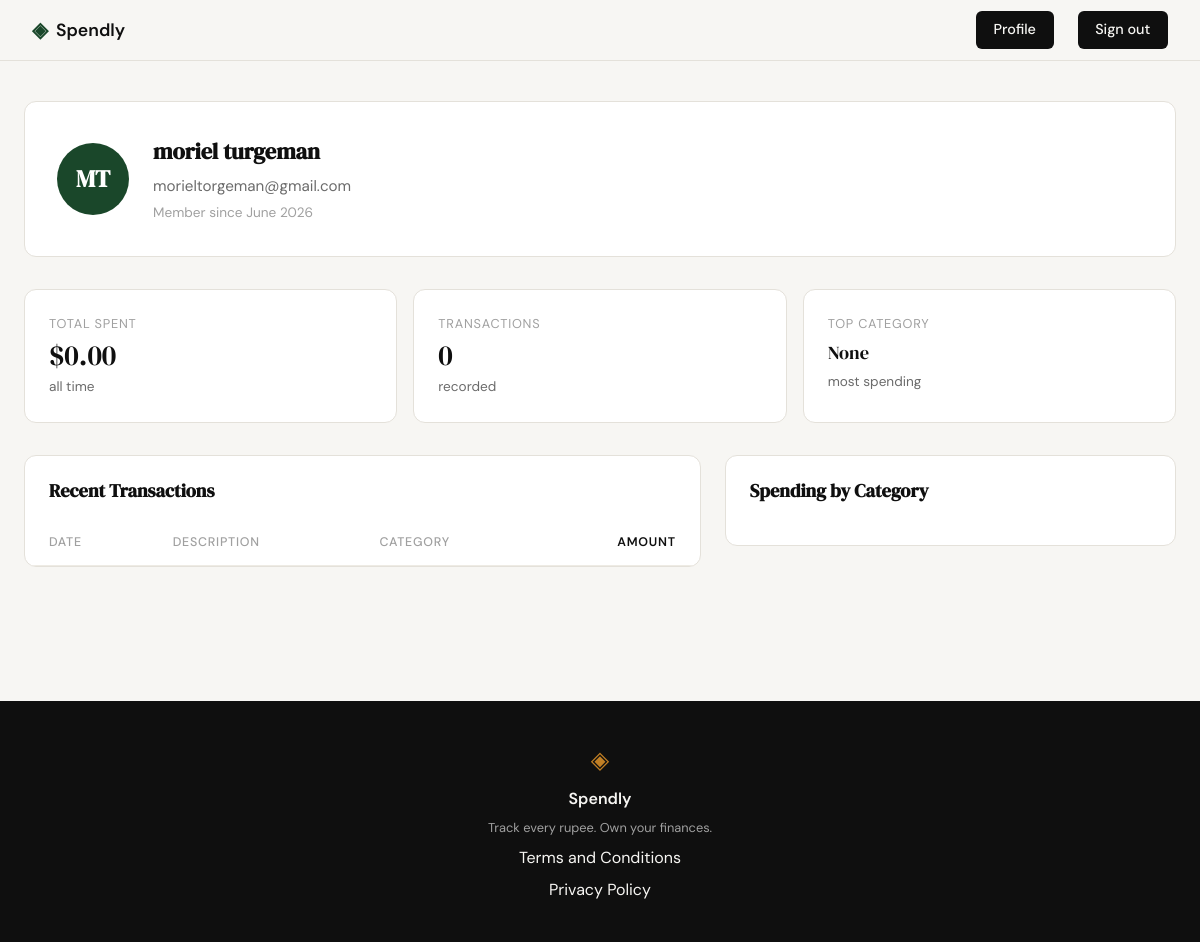
The app's page /profile (signed in), older data.
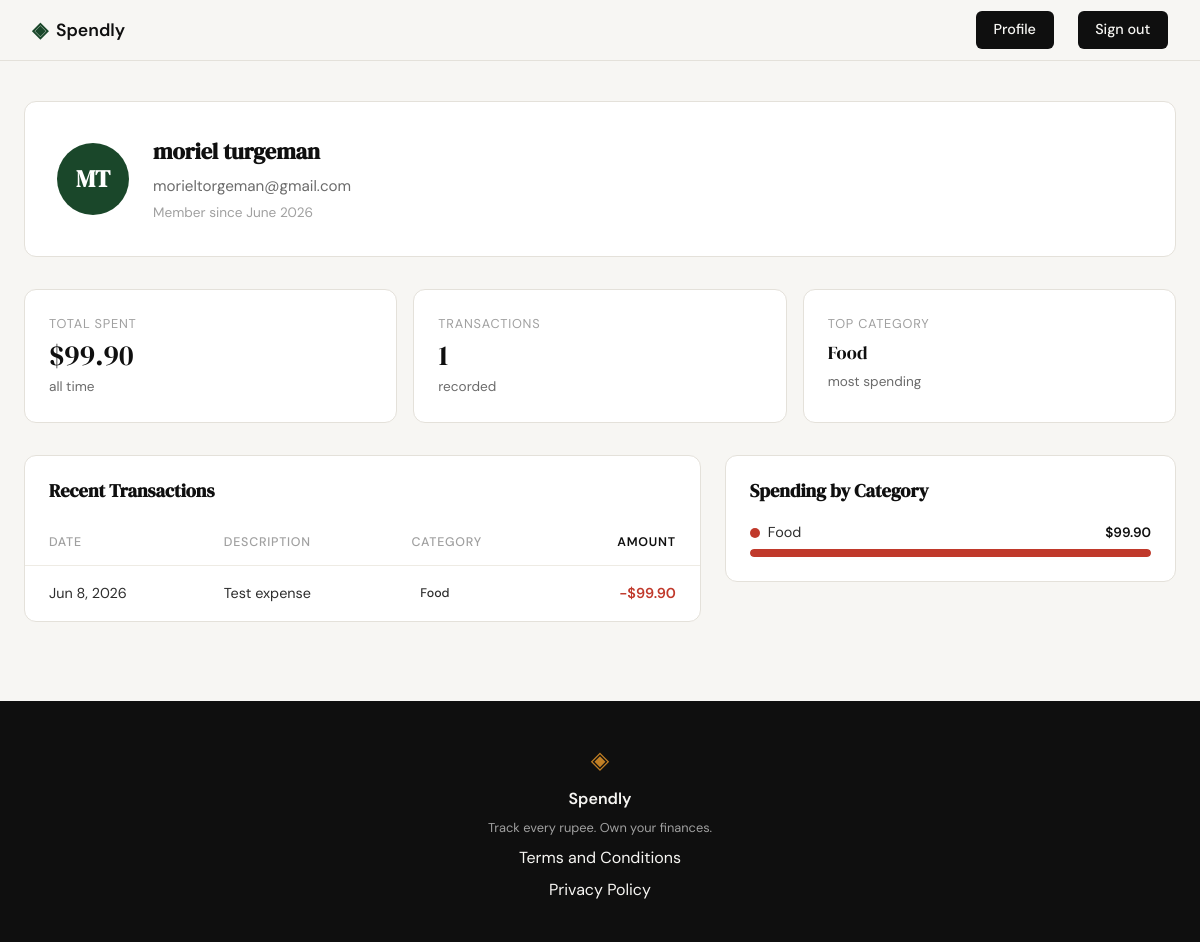
The same page, newer data.
### tables this page shows
CREATE TABLE users (
            id            INTEGER PRIMARY KEY AUTOINCREMENT,
            name          TEXT    NOT NULL,
            email         TEXT    UNIQUE NOT NULL,
            password_hash TEXT    NOT NULL,
            created_at    TEXT    DEFAULT (datetime('now'))
        );

CREATE TABLE expenses (
            id          INTEGER PRIMARY KEY AUTOINCREMENT,
            user_id     INTEGER NOT NULL REFERENCES users(id),
            amount      REAL    NOT NULL,
            category    TEXT    NOT NULL,
            date        TEXT    NOT NULL,
            description TEXT,
            created_at  TEXT    DEFAULT (datetime('now'))
        );

### app.py (the view)
@app.route("/profile")
def profile():
    if not session.get("user_id"):
        return redirect(url_for("login"))
    user_row = get_user_by_id(session["user_id"])
    if user_row is None:
        abort(404)
    created_dt = datetime.strptime(user_row["created_at"][:10], "%Y-%m-%d")
    member_since = created_dt.strftime("%B %Y")
    initials = "".join(p[0].upper() for p in user_row["name"].split()[:2])
    user = {
        "name": user_row["name"],
        "email": user_row["email"],
        "initials": initials,
        "member_since": member_since,
    }
    stats_raw = get_expense_stats(session["user_id"])
    stats = {
        "total_spent": "${:,.2f}".format(stats_raw["total_spent"]),
        "transaction_count": stats_raw["transaction_count"],
        "top_category": stats_raw["top_category"],
    }
    rows = get_recent_expenses(session["user_id"])
    transactions = [
        {
            "date": datetime.strptime(row["date"], "%Y-%m-%d").strftime("%b %-d, %Y"),
            "description": row["description"] or "",
            "category": row["category"],
            "amount": "-${:,.2f}".format(row["amount"]),
        }
        for row in rows
    ]
    cats_raw = get_category_totals(session["user_id"])
    categories = [
        {
            "name": cat["name"],
            "total": "${:,.2f}".format(cat["total"]),
            "pct": cat["pct"],
            "cls": "cat-{}".format(i + 1),
        }
        for i, cat in enumerate(cats_raw[:5])
    ]
    return render_template("profile.html", user=user, stats=stats,
                           transactions=transactions, categories=categories)

### database/db.py (called while the page is built)
def get_db():
    conn = sqlite3.connect(DB_PATH)
    conn.row_factory = sqlite3.Row
    conn.execute("PRAGMA foreign_keys = ON")
    return conn

def get_user_by_id(user_id):
    conn = get_db()
    try:
        return conn.execute(
            "SELECT * FROM users WHERE id = ?", (user_id,)
        ).fetchone()
    finally:
        conn.close()

def get_recent_expenses(user_id, limit=5):
    conn = get_db()
    try:
        return conn.execute(
            "SELECT id, amount, category, date, description FROM expenses"
            " WHERE user_id = ? ORDER BY date DESC LIMIT ?",
            (user_id, limit),
        ).fetchall()
    finally:
        conn.close()

def get_expense_stats(user_id):
    conn = get_db()
    try:
        row = conn.execute(
            "SELECT COALESCE(SUM(amount), 0.0) as total, COUNT(*) as cnt FROM expenses WHERE user_id = ?",
            (user_id,),
        ).fetchone()
        total_spent = float(row["total"])
        transaction_count = int(row["cnt"])
        top_row = conn.execute(
            "SELECT category FROM expenses WHERE user_id = ? GROUP BY category ORDER BY SUM(amount) DESC LIMIT 1",
            (user_id,),
        ).fetchone()
        top_category = top_row["category"] if top_row else None
        return {"total_spent": total_spent, "transaction_count": transaction_count, "top_category": top_category}
    finally:
        conn.close()

def get_category_totals(user_id):
    conn = get_db()
    try:
        rows = conn.execute(
            "SELECT category, SUM(amount) as total FROM expenses WHERE user_id = ? GROUP BY category ORDER BY total DESC",
            (user_id,),
        ).fetchall()
        if not rows:
            return []
        grand_total = sum(float(row["total"]) for row in rows)
        result = []
        for row in rows:
            row_total = float(row["total"])
            pct = int(round(row_total / grand_total * 100)) if grand_total else 0
            result.append({"name": row["category"], "total": row_total, "pct": pct})
        return result
    finally:
        conn.close()

### templates/profile.html (shortened to what this page needs)
{% extends "base.html" %}
{% block head %}
<link rel="stylesheet" href="{{ url_for('static', filename='css/profile.css') }}">
{% endblock %}
{% block content %}
<div class="profile-wrapper">
  <div class="user-card">
    <div class="user-avatar">{{ user.initials }}</div>
    <div class="user-info">
      <h2>{{ user.name }}</h2>
      <p class="user-email">{{ user.email }}</p>
      <p class="user-since">Member since {{ user.member_since }}</p>
    </div>
  </div>
  <div class="stats-row">
    <div class="stat-box">
      <span class="stat-label">Total Spent</span>
      <span class="stat-value">{{ stats.total_spent }}</span>
      <span class="stat-sub">all time</span>
    </div>
    <div class="stat-box">
      <span class="stat-label">Transactions</span>
      <span class="stat-value">{{ stats.transaction_count }}</span>
      <span class="stat-sub">recorded</span>
    </div>
    <div class="stat-box">
      <span class="stat-label">Top Category</span>
      <span class="stat-value stat-value--text">{{ stats.top_category }}</span>
      <span class="stat-sub">most spending</span>
    </div>
  </div>
  <div class="bottom-grid">
    <div class="transactions-card">
      <h3 class="section-heading">Recent Transactions</h3>
      <table class="transactions-table">
        <thead>
          <tr>
            <th>Date</th>
            <th>Description</th>
            <th>Category</th>
            <th class="col-amount">Amount</th>
          </tr>
        </thead>
        <tbody>
          {% for tx in transactions %}
          <tr>
            <td>{{ tx.date }}</td>
            <td>{{ tx.description }}</td>
            <td>
              <span class="badge badge-{{ tx.category | lower | replace(' ', '-') | replace('&', '') | replace('--', '-') }}">
                {{ tx.category }}
              </span>
            </td>
            <td class="col-amount tx-amount">{{ tx.amount }}</td>
          </tr>
          {% endfor %}
        </tbody>
      </table>
    </div>
    <div class="categories-card">
      <h3 class="section-heading">Spending by Category</h3>
      <div class="category-list">
        {% for cat in categories %}
        <div class="category-row {{ cat.cls }}">
          <div class="category-meta">
            <div class="category-dot-name">
              <span class="category-dot"></span>
              <span class="category-name">{{ cat.name }}</span>
            </div>
            <span class="category-total">{{ cat.total }}</span>
          </div>
          <div class="bar-track">
            <div class="bar" style="--bar-pct: {{ cat.pct }}%"></div>
          </div>
        </div>
        {% endfor %}
      </div>
    </div>
  </div>
</div>
{% endblock %}

### templates/base.html (shortened to what this page needs)
<!DOCTYPE html>
<html lang="en">
<head>
    <link rel="stylesheet" href="{{ url_for('static', filename='css/style.css') }}">
    {% block head %}{% endblock %}
</head>
<body>
    <nav class="navbar">
        <div class="nav-inner">
            <a href="{{ url_for('landing') }}" class="nav-brand">
                <span class="brand-icon">◈</span>
                <span class="brand-name">Spendly</span>
            </a>
            <div class="nav-links">
                {% if session.get('user_id') %}
                    <a href="{{ url_for('profile') }}" class="nav-cta">Profile</a>
                    <a href="{{ url_for('logout') }}" class="nav-cta">Sign out</a>
                {% else %}
                    <a href="{{ url_for('login') }}">Sign in</a>
                    <a href="{{ url_for('register') }}" class="nav-cta">Get started</a>
                {% endif %}
            </div>
        </div>
    </nav>
    <main class="main-content">
        {% block content %}{% endblock %}
    </main>
    <footer class="footer">
        <div class="footer-inner">
            <span class="brand-icon">◈</span>
            <span class="footer-name">Spendly</span>
            <p class="footer-copy">Track every rupee. Own your finances.</p>
            <a href="{{ url_for('terms') }}">Terms and Conditions</a>
            <a href="{{ url_for('privacy') }}">Privacy Policy</a>
        </div>
    </footer>
</body>
</html>

### static/css/style.css (style rules this page uses)
:root { --ink: #0f0f0f; --ink-soft: #2d2d2d; --ink-muted: #6b6b6b; --ink-faint: #a0a0a0; --paper: #f7f6f3; --paper-warm: #f0ede6; --paper-card: #ffffff; --accent: #1a472a; --accent-light: #e8f0eb; --accent-2: #c17f24; --accent-2-light: #fdf3e3; --danger: #c0392b; --danger-light: #fdecea; --border: #e4e1da; --border-soft: #eeebe4; --font-display: 'DM Serif Display', Georgia, serif; --font-body: 'DM Sans', system-ui, sans-serif; --max-width: 1200px; --auth-width: 440px; --radius-sm: 6px; --radius-md: 12px; --radius-lg: 20px; }
*, *::before, *::after { box-sizing: border-box; margin: 0; padding: 0; }
html { font-size: 16px; scroll-behavior: smooth; }
body { background: var(--paper); color: var(--ink); font-family: var(--font-body); font-size: 1rem; line-height: 1.6; -webkit-font-smoothing: antialiased; }
a { color: inherit; text-decoration: none; }
.navbar { position: sticky; top: 0; z-index: 100; background: var(--paper); border-bottom: 1px solid var(--border); padding: 0 2rem; }
.nav-inner { max-width: var(--max-width); margin: 0 auto; height: 60px; display: flex; align-items: center; justify-content: space-between; }
.nav-brand { display: flex; align-items: center; gap: 0.5rem; font-family: var(--font-body); font-weight: 600; font-size: 1.1rem; color: var(--ink); }
.brand-icon { color: var(--accent); font-size: 1.3rem; }
.brand-name { color: var(--ink); }
.nav-links { display: flex; align-items: center; gap: 1.5rem; font-size: 0.9rem; font-weight: 500; }
.nav-links a { color: var(--ink-muted); transition: color 0.2s; }
.nav-cta { background: var(--ink) !important; color: var(--paper) !important; padding: 0.45rem 1.1rem; border-radius: var(--radius-sm); transition: background 0.2s !important; }
.main-content { min-height: calc(100vh - 60px - 100px); }
.footer { background: var(--ink); color: var(--paper); padding: 2.5rem 2rem; text-align: center; }
.footer-inner { display: flex; flex-direction: column; align-items: center; gap: 0.4rem; }
.footer .brand-icon { color: var(--accent-2); font-size: 1.5rem; }
.footer-name { font-weight: 600; font-size: 1rem; }
.footer-copy { font-size: 0.8rem; color: var(--ink-faint); }

Row changes from the older to the newer data that the page shows:
added expenses: top_category "Food", date "Jun 8, 2026", description "Test expense", category "Food", amount "-$99.90", name "Food", total "$99.90", {{ cat.pct }} 100 (drawn)
Text that changed along with them:
{{ stats.total_spent }}: "$0.00" → "$99.90"
{{ stats.transaction_count }}: "0" → "1"
{{ stats.top_category }}: "None" → (not shown)
